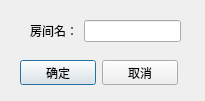
<?xml version="1.0" encoding="UTF-8"?>
<ui version="4.0">
 <class>RooMDialog</class>
 <widget class="QDialog" name="RooMDialog">
  <property name="geometry">
   <rect>
    <x>0</x>
    <y>0</y>
    <width>205</width>
    <height>101</height>
   </rect>
  </property>
  <property name="windowTitle">
   <string>创建房间</string>
  </property>
  <widget class="QWidget" name="">
   <property name="geometry">
    <rect>
     <x>30</x>
     <y>20</y>
     <width>151</width>
     <height>22</height>
    </rect>
   </property>
   <layout class="QHBoxLayout" name="horizontalLayout">
    <item>
     <widget class="QLabel" name="lbRoom">
      <property name="text">
       <string>房间名：</string>
      </property>
     </widget>
    </item>
    <item>
     <widget class="QLineEdit" name="leRoom"/>
    </item>
   </layout>
  </widget>
  <widget class="QWidget" name="">
   <property name="geometry">
    <rect>
     <x>20</x>
     <y>60</y>
     <width>158</width>
     <height>25</height>
    </rect>
   </property>
   <layout class="QHBoxLayout" name="horizontalLayout_2">
    <item>
     <widget class="QPushButton" name="btEnter">
      <property name="text">
       <string>确定</string>
      </property>
     </widget>
    </item>
    <item>
     <widget class="QPushButton" name="pushButton_2">
      <property name="text">
       <string>取消</string>
      </property>
     </widget>
    </item>
   </layout>
  </widget>
 </widget>
 <resources/>
 <connections/>
</ui>
